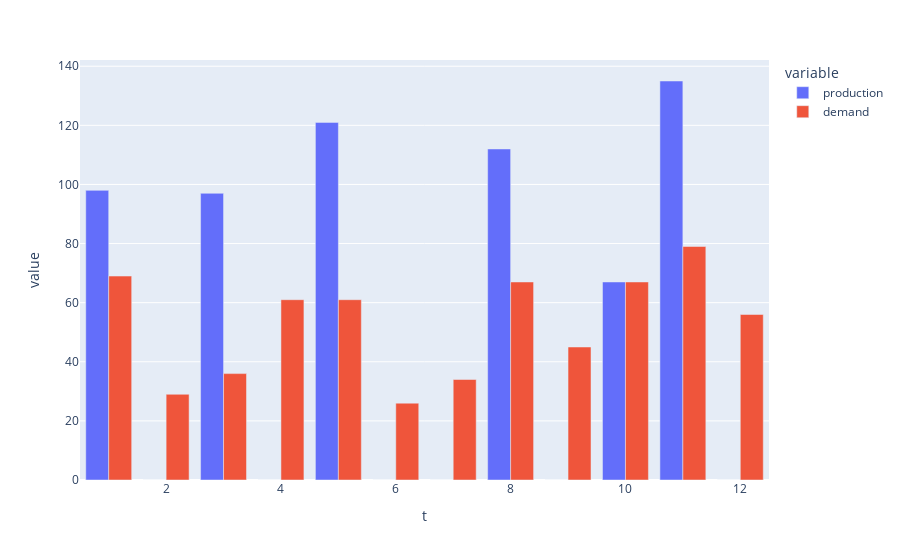

Source (notebook cell):
### Code cell
dataset.plot.bar(y=["production", "demand"], barmode='group')

### Figure 1 — Plotly figure (JSON) as saved in the notebook; plotly's stock layout.template omitted (floating-point values rounded to 4 significant figures)
{"data": [{"alignmentgroup": "True", "hovertemplate": "variable=production<br>t=%{x}<br>value=%{y}<extra></extra>", "legendgroup": "production", "marker": {"color": "#636efa", "pattern": {"shape": ""}}, "name": "production", "offsetgroup": "production", "orientation": "v", "showlegend": true, "textposition": "auto", "type": "bar", "x": [1, 2, 3, 4, 5, 6, 7, 8, 9, 10, 11, 12], "xaxis": "x", "y": [98, 0, 97, 0, 121, 0, 0, 112, 0, 67, 135, 0], "yaxis": "y"}, {"alignmentgroup": "True", "hovertemplate": "variable=demand<br>t=%{x}<br>value=%{y}<extra></extra>", "legendgroup": "demand", "marker": {"color": "#EF553B", "pattern": {"shape": ""}}, "name": "demand", "offsetgroup": "demand", "orientation": "v", "showlegend": true, "textposition": "auto", "type": "bar", "x": [1, 2, 3, 4, 5, 6, 7, 8, 9, 10, 11, 12], "xaxis": "x", "y": [69, 29, 36, 61, 61, 26, 34, 67, 45, 67, 79, 56], "yaxis": "y"}], "layout": {"barmode": "group", "legend": {"title": {"text": "variable"}, "tracegroupgap": 0}, "margin": {"t": 60}, "xaxis": {"anchor": "y", "domain": [0, 1], "title": {"text": "t"}}, "yaxis": {"anchor": "x", "domain": [0, 1], "title": {"text": "value"}}}}
